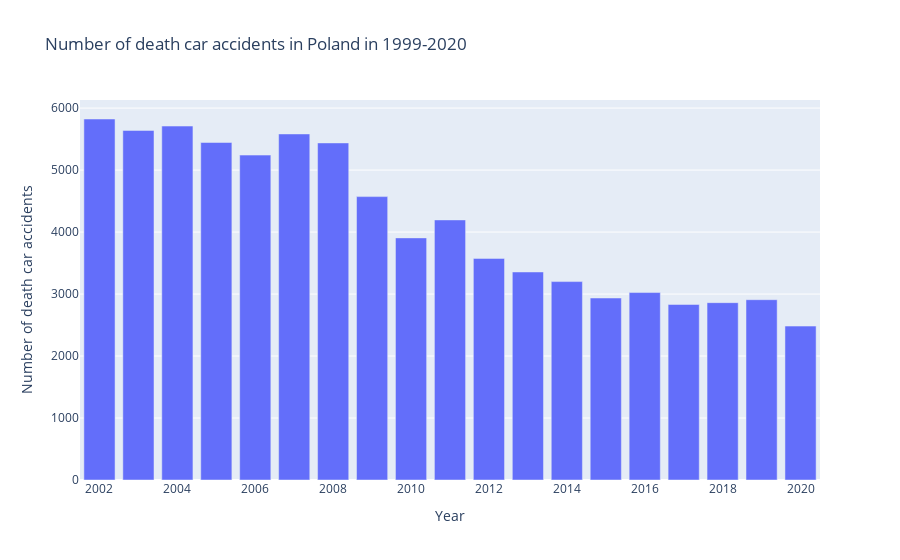

Notebook source saved alongside this figure:
### Code cell
car_acc_d = px.bar(car_acc_df,x='Rok',y='wypadki', title = 'Number of death car accidents in Poland in 1999-2020', labels={'Rok':'Year', 'wypadki':'Number of death car accidents'})
car_acc_d.write_html('car_acc_d.html')
car_acc_d.show()

### Figure 1 — Plotly figure (JSON) as saved in the notebook; plotly's stock layout.template omitted (floating-point values rounded to 4 significant figures)
{"data": [{"alignmentgroup": "True", "hovertemplate": "Year=%{x}<br>Number of death car accidents=%{y}<extra></extra>", "legendgroup": "", "marker": {"color": "#636efa", "pattern": {"shape": ""}}, "name": "", "offsetgroup": "", "orientation": "v", "showlegend": false, "textposition": "auto", "type": "bar", "x": [2002, 2003, 2004, 2005, 2006, 2007, 2008, 2009, 2010, 2011, 2012, 2013, 2014, 2015, 2016, 2017, 2018, 2019, 2020], "xaxis": "x", "y": [5824, 5640, 5710, 5445, 5242, 5583, 5438, 4572, 3906, 4196, 3575, 3356, 3201, 2936, 3024, 2832, 2861, 2909, 2483], "yaxis": "y"}], "layout": {"barmode": "relative", "legend": {"tracegroupgap": 0}, "title": {"text": "Number of death car accidents in Poland in 1999-2020"}, "xaxis": {"anchor": "y", "domain": [0, 1], "title": {"text": "Year"}}, "yaxis": {"anchor": "x", "domain": [0, 1], "title": {"text": "Number of death car accidents"}}}}
